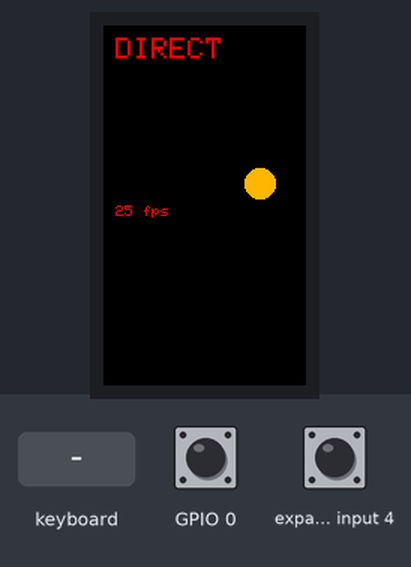
A sketch run on a simulated ESP32-S3. On the bench: 135×240 colour display. Inputs (shaded band) come from the test bench; at power-on: GPIO 0 HIGH, expander input 4 HIGH. What the sketch prints to the serial monitor is not drawn.

Above: at 1.3 s.
1.4 s: keyboard key "1" received
At 2.6 s:
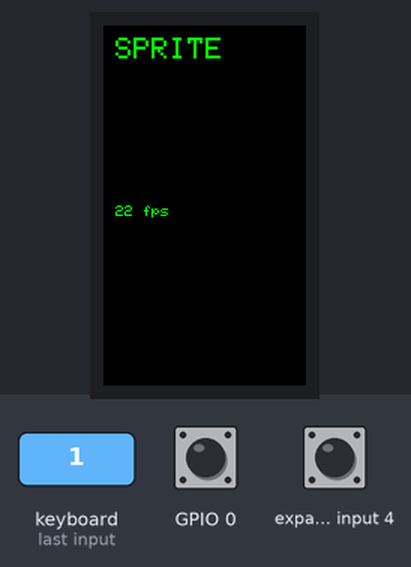
3.6 s: keyboard key "0" received
At 9.6 s:
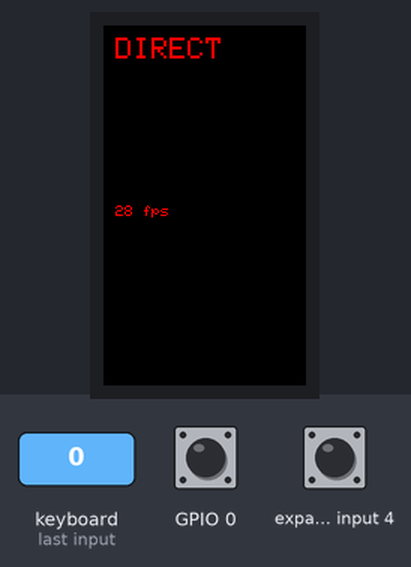

The sketch:

SpriteDemo.ino
```cpp
// 第 02 課：Sprite 雙緩衝
// 按任意鍵可以在「直接畫螢幕」和「畫進 Sprite」之間切換，親眼看差別。
#include <M5Cardputer.h>

M5Canvas canvas(&M5Cardputer.Display);

bool  useSprite = false;      // 先從「錯誤示範」開始，才看得出對照
float ballX = 40, ballY = 60;
float velX  = 2.4f, velY = 1.7f;

uint32_t lastFrame = 0;
uint32_t frames = 0, fps = 0, lastFpsAt = 0;

void step() {                                  // 更新狀態（跟畫圖無關）
  ballX += velX;  ballY += velY;
  if (ballX < 12 || ballX > 228) velX = -velX;
  if (ballY < 12 || ballY > 123) velY = -velY;
}

void drawDirect() {                            // ❌ 直接畫在螢幕上 → 會閃
  auto &d = M5Cardputer.Display;
  d.fillScreen(TFT_BLACK);                     // 清空的瞬間使用者就看得到
  d.fillCircle((int)ballX, (int)ballY, 10, TFT_ORANGE);
  d.setTextColor(TFT_RED, TFT_BLACK);
  d.setTextSize(2);
  d.drawString("DIRECT", 8, 8);
  d.setTextSize(1);
  d.drawString(String(fps) + " fps", 8, 120);
}

void drawSprite() {                            // ✅ 畫在記憶體，一次推上去
  canvas.fillSprite(TFT_BLACK);
  canvas.fillCircle((int)ballX, (int)ballY, 10, TFT_ORANGE);
  canvas.setTextColor(TFT_GREEN);
  canvas.setTextSize(2);
  canvas.drawString("SPRITE", 8, 8);
  canvas.setTextSize(1);
  canvas.drawString(String(fps) + " fps", 8, 120);
  canvas.pushSprite(0, 0);                     // 這一行才真正碰到螢幕
}

void setup() {
  auto cfg = M5.config();
  M5Cardputer.begin(cfg, true);
  M5Cardputer.Display.setRotation(1);

  canvas.setColorDepth(8);                     // 8-bit = 32KB；16-bit 要 63KB
  canvas.createSprite(240, 135);

  Serial.begin(115200);
  Serial.printf("sprite 配置後剩餘 heap: %u bytes\n", ESP.getFreeHeap());
}

void loop() {
  M5Cardputer.update();

  if (M5Cardputer.Keyboard.isChange() && M5Cardputer.Keyboard.isPressed()) {
    useSprite = !useSprite;
    M5Cardputer.Display.fillScreen(TFT_BLACK); // 切換時清一次，避免殘影
    Serial.printf("模式切換 -> %s\n", useSprite ? "SPRITE" : "DIRECT");
  }

  uint32_t now = millis();
  if (now - lastFrame < 16) return;            // 上限 ~60fps
  lastFrame = now;

  step();
  useSprite ? drawSprite() : drawDirect();

  frames++;                                    // 每秒統計一次 fps
  if (now - lastFpsAt >= 1000) { fps = frames; frames = 0; lastFpsAt = now; }
}
```

Measured:
- after the input at 1.4 s, the display: first changes after 0.10 s (image 1 shows a later state)
- after the input at 3.6 s, the display: first changes after 0.11 s (image 2 shows a later state)
